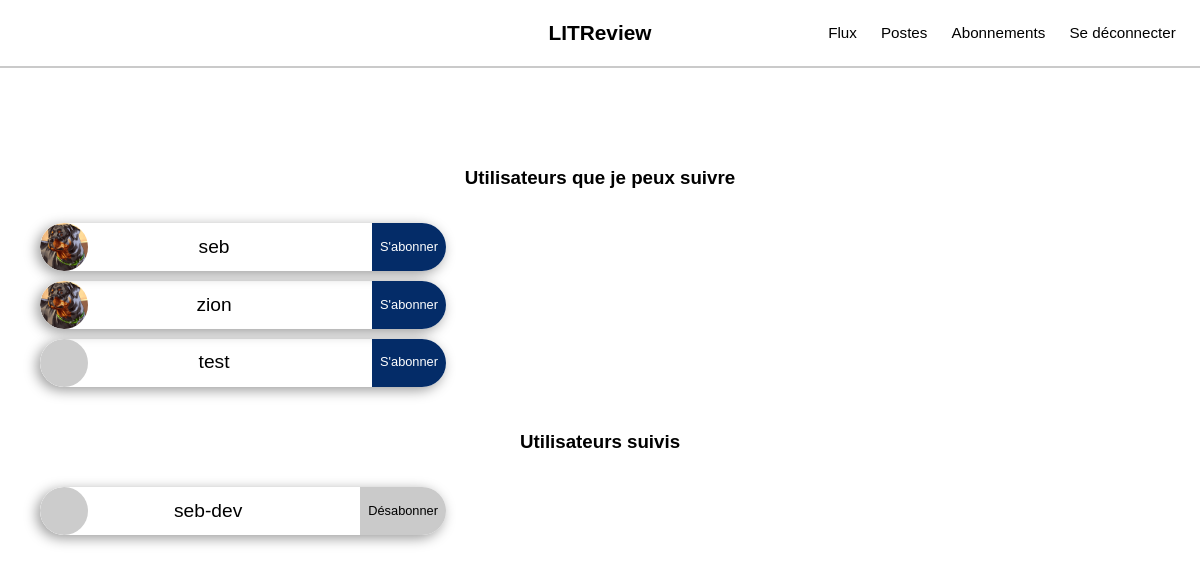
/follow/ (signed in), run on an earlier commit of the app's database.
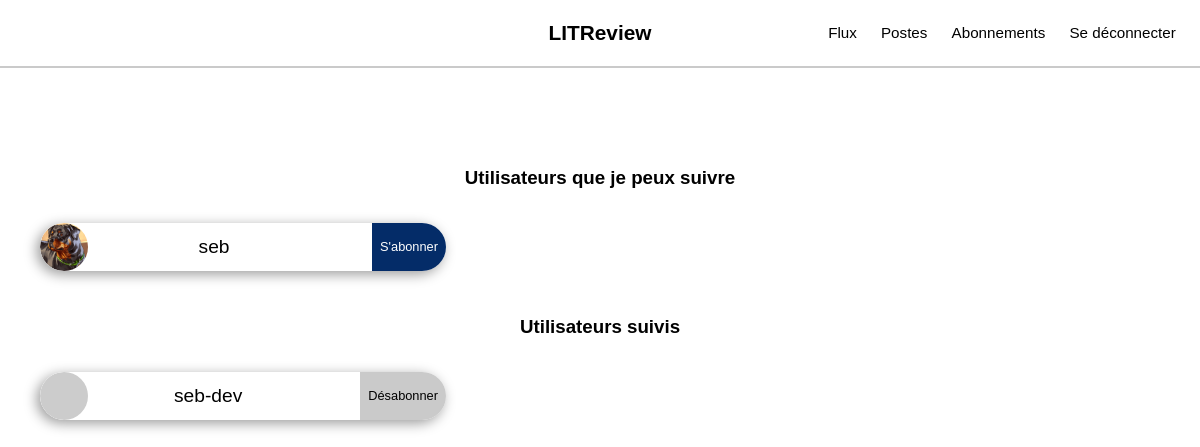
And on a later commit of the database.
### authentication/models.py (models this page shows)
class User(AbstractUser):
    image_profil = models.ImageField(
        verbose_name='Image du profil',
        upload_to='images/profils/',
        null=True, blank=True, help_text="Max: 2mo"
    )

### followers/views.py (the view, shortened to what this page needs)
# urls.py: path('follow/', FollowersView.as_view(), name="followers_list"),
class FollowersView(View):
    def get(self, request):
        if not request.user.is_anonymous:
            followed_users = UserFollows.objects.filter(user=request.user)
            excluded_ids = [u.followed_user.id for u in followed_users]
            excluded_ids.append(request.user.id)
            i_follow_users_ids = [u.followed_user.id for u in followed_users]
            i_follow_users = []
            if len(i_follow_users_ids):
                i_follow_users = User.objects.filter(id__in=i_follow_users_ids)
            followable_users = User.objects.exclude(id__in=excluded_ids)
            return render(request, 'followers/list_view.html', {
                'followable_users': followable_users,
                'i_follow_users': i_follow_users
                })

### followers/templates/followers/list_view.html (shortened to what this page needs)
{% extends 'core/base.html'%}
{% load static %}
{% block content %}
<div id="users">
    <div class="follow-user container">
        {% if followable_users|length > 0 %}
        <h3 class="text-black">Utilisateurs que je peux suivre</h3>
        <ul>
            {% for followable_user in followable_users %}
            <li class="single-form">
                <form action="{% url 'following' followable_user.id %}" method='POST'>
                    {% if followable_user.image_profil %}
                    <img class="circle-img" src="{% url 'media' followable_user.image_profil %}" alt="">
                    {% else %}
                    <img class="circle-img" src="https://via.placeholder.com/300/CACACA/000000/?text={{ followable_user.username|make_list|first|upper }}" alt="">
                    {% endif %}
                    <p>{{ followable_user.username }}</p>
                    <input class="btn-primary" type="submit" value="S'abonner" />
                </form>
            </li>
            {% endfor %}
        </ul>
        {% else %}
        <h3 class="text-grey">Utilisateurs que je peux suivre</h3>
    </div>
    {% endif %}
    <div class="follow-user container">
        {% if i_follow_users|length > 0 %}
        <h3 class="text-black">Utilisateurs suivis</h3>
        <ul>
            {% for i_f_user in i_follow_users %}
            <li class="single-form">
                <form action="{% url 'following' i_f_user.id %}" method='POST'>
                    {% if i_f_user.image_profil %}
                    <img class="circle-img" src="{% url 'media' i_f_user.image_profil %}" alt="">
                    {% else %}
                    <img class="circle-img" src="https://via.placeholder.com/300/CACACA/000000/?text={{ i_f_user.username|make_list|first|upper }}" alt="">
                    {% endif %}
                    <p>{{ i_f_user.username }}</p>
                    <input class="btn-grey" type="submit" value="Désabonner" />
                </form>
            </li>
            {% endfor %}
        </ul>
        {% else %}
        <h3 class="text-grey">Utilisateurs suivis</h3>
    </div>
    {% endif %}
</div>
{% endblock %}

What changed in the data, as far as the page shows it:
removed User: image_profil (picture), username "zion", shown under "Utilisateurs que je peux suivre"
removed User: username "test", shown under "Utilisateurs que je peux suivre"
